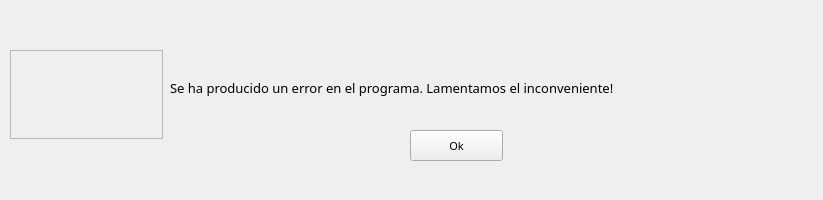
<?xml version="1.0" encoding="UTF-8"?>
<ui version="4.0">
 <class>ventanaDeError</class>
 <widget class="QWidget" name="ventanaDeError">
  <property name="geometry">
   <rect>
    <x>0</x>
    <y>0</y>
    <width>823</width>
    <height>200</height>
   </rect>
  </property>
  <property name="windowTitle">
   <string>Form</string>
  </property>
  <widget class="QLabel" name="label">
   <property name="geometry">
    <rect>
     <x>170</x>
     <y>80</y>
     <width>621</width>
     <height>16</height>
    </rect>
   </property>
   <property name="font">
    <font>
     <family>Microsoft YaHei</family>
     <pointsize>10</pointsize>
    </font>
   </property>
   <property name="text">
    <string>Se ha producido un error en el programa. Lamentamos el inconveniente!</string>
   </property>
  </widget>
  <widget class="QFrame" name="frame_7">
   <property name="geometry">
    <rect>
     <x>10</x>
     <y>50</y>
     <width>153</width>
     <height>89</height>
    </rect>
   </property>
   <property name="styleSheet">
    <string notr="true">image: url(:/resource/img/Escudo.png);
image: url(:/resource/img/Error.png);</string>
   </property>
   <property name="frameShape">
    <enum>QFrame::StyledPanel</enum>
   </property>
   <property name="frameShadow">
    <enum>QFrame::Raised</enum>
   </property>
  </widget>
  <widget class="QPushButton" name="pushButton">
   <property name="geometry">
    <rect>
     <x>410</x>
     <y>130</y>
     <width>93</width>
     <height>31</height>
    </rect>
   </property>
   <property name="font">
    <font>
     <family>Microsoft YaHei</family>
     <pointsize>8</pointsize>
    </font>
   </property>
   <property name="text">
    <string>Ok</string>
   </property>
  </widget>
 </widget>
 <resources/>
 <connections/>
</ui>
